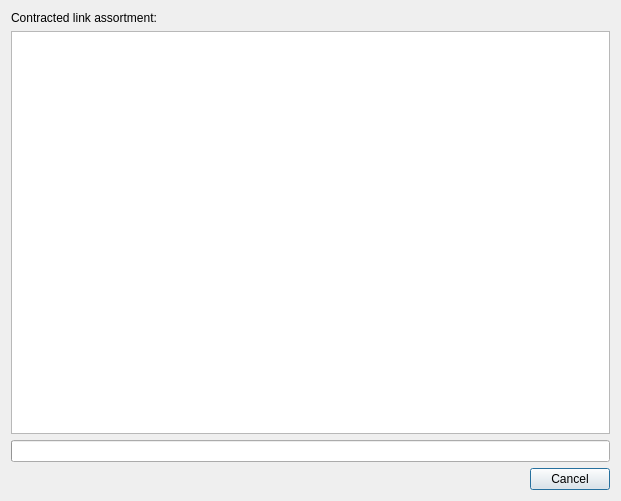
<?xml version="1.0" encoding="UTF-8"?>
<ui version="4.0">
 <class>Dialog</class>
 <widget class="QDialog" name="Dialog">
  <property name="geometry">
   <rect>
    <x>0</x>
    <y>0</y>
    <width>621</width>
    <height>501</height>
   </rect>
  </property>
  <layout class="QVBoxLayout" name="verticalLayout">
   <item>
    <widget class="QLabel" name="cla_label">
     <property name="text">
      <string>Contracted link assortment:</string>
     </property>
    </widget>
   </item>
   <item>
    <widget class="QListWidget" name="cla_list"/>
   </item>
   <item>
    <widget class="QProgressBar" name="progress_bar"/>
   </item>
   <item>
    <layout class="QHBoxLayout" name="horizontalLayout">
     <item>
      <spacer name="horizontalSpacer">
       <property name="orientation">
        <enum>Qt::Horizontal</enum>
       </property>
       <property name="sizeHint" stdset="0">
        <size>
         <width>40</width>
         <height>20</height>
        </size>
       </property>
      </spacer>
     </item>
     <item>
      <widget class="QPushButton" name="cancel_button">
       <property name="text">
        <string>Cancel</string>
       </property>
      </widget>
     </item>
    </layout>
   </item>
  </layout>
 </widget>
 <resources/>
 <connections/>
</ui>
